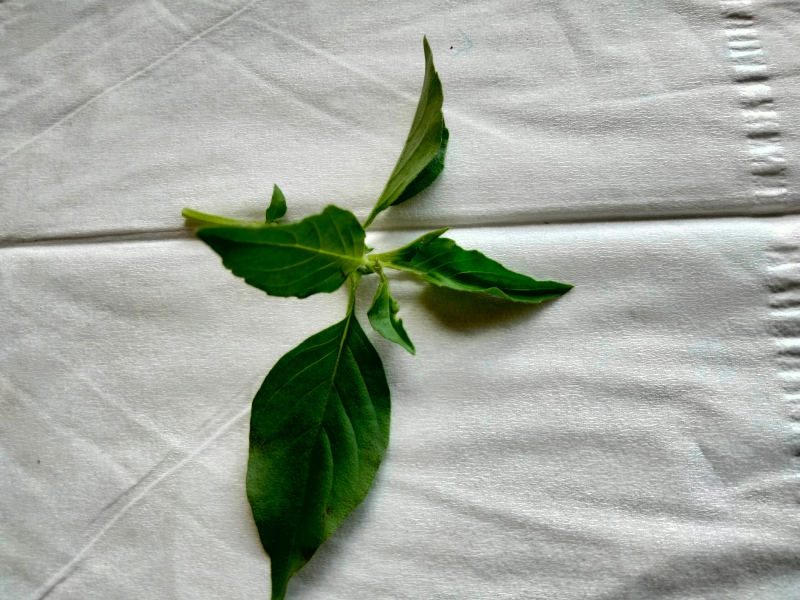
#> input picture belajar_img_processing/Dataset/Kemangi/001.jpg, 1600 x 1200 px (shown at 1/2 size); its folder holds only this picture in this run
$ python get_all_files.py
#> lines starting #> are read from the running program, lines starting #| are printed output that depends on the picture
import cv2
import numpy as np
import glob

imdir = 'Dataset/Kemangi/'
ext = ['png', 'jpg', 'gif']    # Add image formats here\n",

files = []
[files.extend(glob.glob(imdir + '*.' + e)) for e in ext]

images = [cv2.imread(file) for file in files]
#> images = 1 item
# adjust contrast to all of them nd save to different location
i = 1
for img in images:
    im_resized = cv2.resize(img, (400, 400))
    im_adjusted = cv2.addWeighted(im_resized, 1.5, np.zeros(im_resized.shape, im_resized.dtype), 0, -200)
    im_adjusted = cv2.addWeighted(img, 1.5, np.zeros(img.shape, img.dtype), 0, -100)
    im_name = "Dataset/anjust kemangi/" + str(i) + ".jpg"
    cv2.imwrite(im_name, im_adjusted)
    i+=1
#> this loop made 1 pass
#> (im_name, i) on pass 1: ('Dataset/anjust kemangi/1.jpg', 2)
#> pass 1, `im_resized = cv2.resize(img, (400, 400))`:
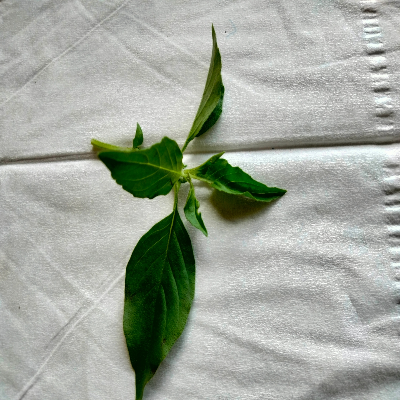
#> im_resized: shape (400, 400, 3); mean B, G, R 158.1, 168.1, 162.2
#> pass 1, `im_adjusted = cv2.addWeighted(im_resized, 1.5, np.zeros(im_resized.sha..`:
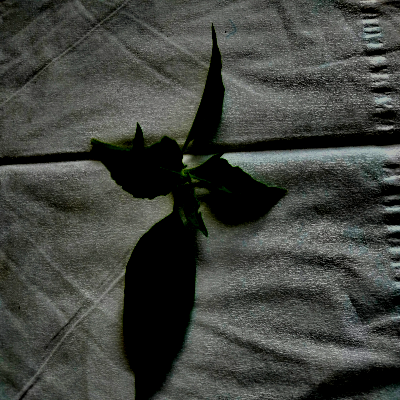
#> im_adjusted: shape (400, 400, 3); mean B, G, R 62.1, 66.9, 64.4
#> pass 1, `im_adjusted = cv2.addWeighted(img, 1.5, np.zeros(img.shape, img.dtype)..`:
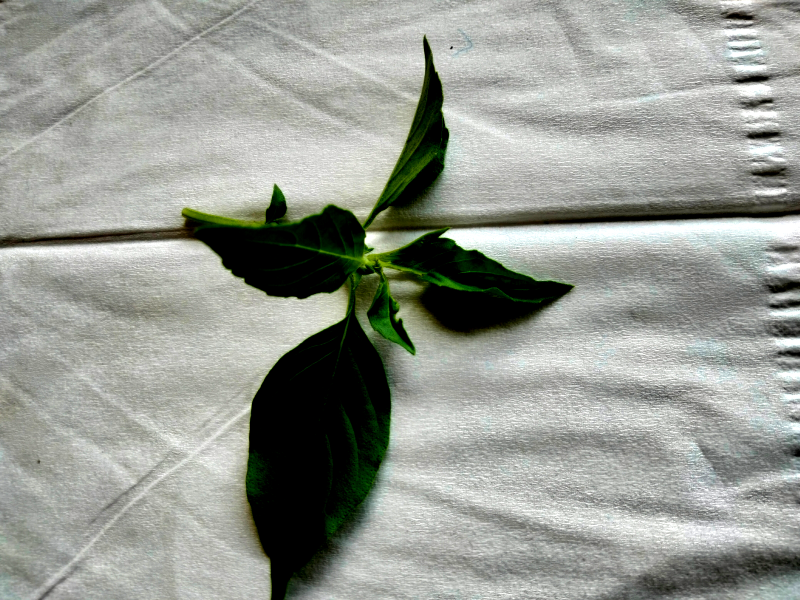
#> im_adjusted: shape (1200, 1600, 3) (shown at 1/2 size); mean B, G, R 147.2, 154.4, 150.8
#> after the loop, i = 2

$ run again, on belajar_img_processing/Dataset/Kemangi/005.jpg
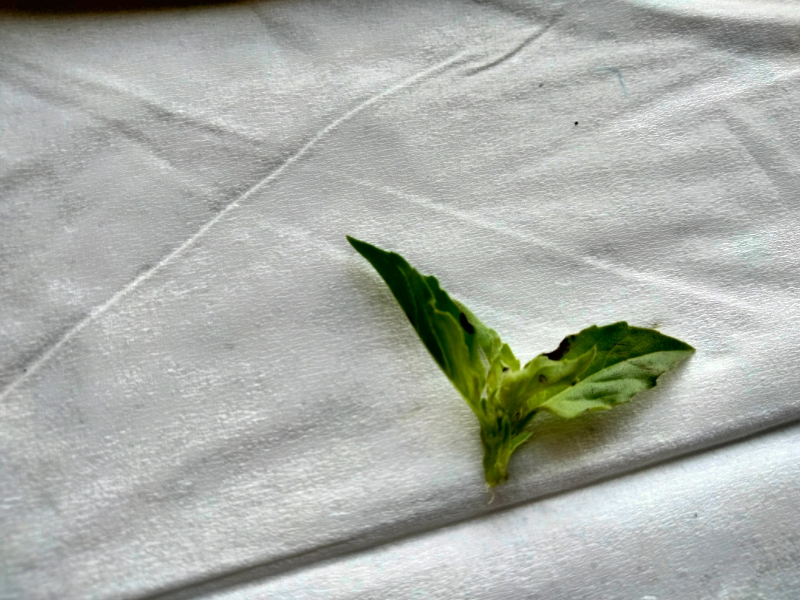
#> input picture belajar_img_processing/Dataset/Kemangi/005.jpg, 1600 x 1200 px (shown at 1/2 size)
#> images = 1 item
#> the loop `for img in images:` made 1 pass
#> (im_name, i) on pass 1: ('Dataset/anjust kemangi/1.jpg', 2)
#> pass 1, `im_resized = cv2.resize(img, (400, 400))`:
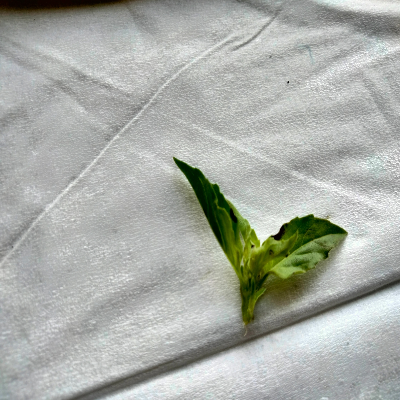
#> im_resized: shape (400, 400, 3); mean B, G, R 167.7, 173.7, 170.2
#> pass 1, `im_adjusted = cv2.addWeighted(img, 1.5, np.zeros(img.shape, img.dtype)..`:
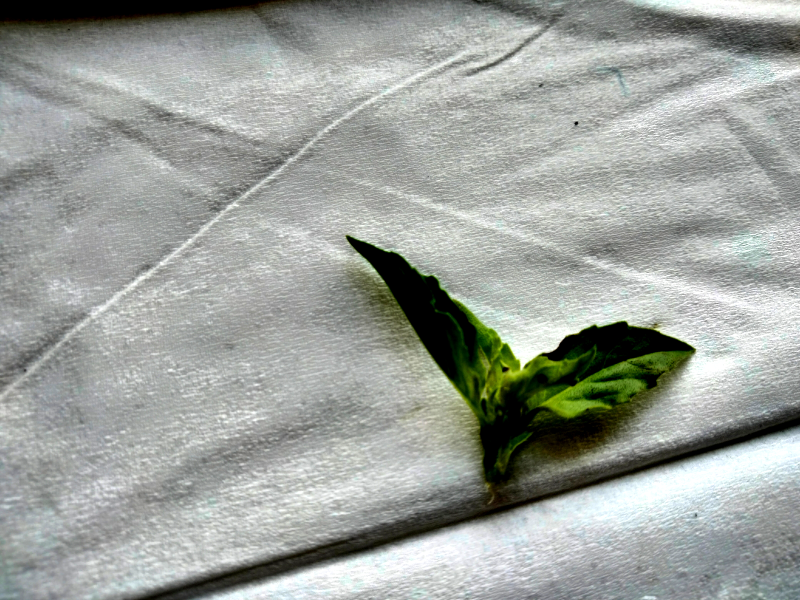
#> im_adjusted: shape (1200, 1600, 3) (shown at 1/2 size); mean B, G, R 156.1, 161.3, 156.9
#> after the loop `for img in images:`: i = 2

$ run again, on belajar_img_processing/Dataset/Kemangi/006.jpg
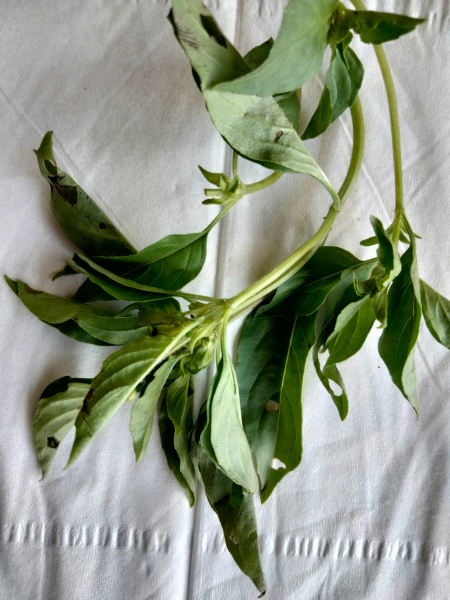
#> input picture belajar_img_processing/Dataset/Kemangi/006.jpg, 900 x 1200 px (shown at 1/2 size)
#> images = 1 item
#> the loop `for img in images:` made 1 pass
#> (im_name, i) on pass 1: ('Dataset/anjust kemangi/1.jpg', 2)
#> pass 1, `im_resized = cv2.resize(img, (400, 400))`:
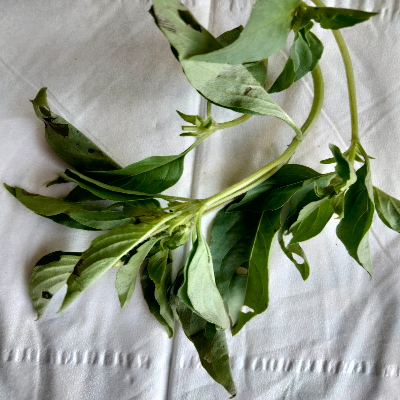
#> im_resized: shape (400, 400, 3); mean B, G, R 131.2, 150.3, 142.3
#> pass 1, `im_adjusted = cv2.addWeighted(img, 1.5, np.zeros(img.shape, img.dtype)..`:
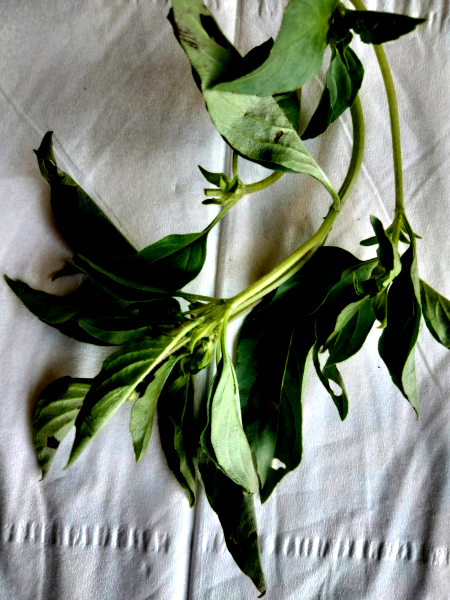
#> im_adjusted: shape (1200, 900, 3) (shown at 1/2 size); mean B, G, R 116, 130.6, 123.2
#> after the loop `for img in images:`: i = 2

$ run again, on belajar_img_processing/Dataset/Kemangi/007.jpg
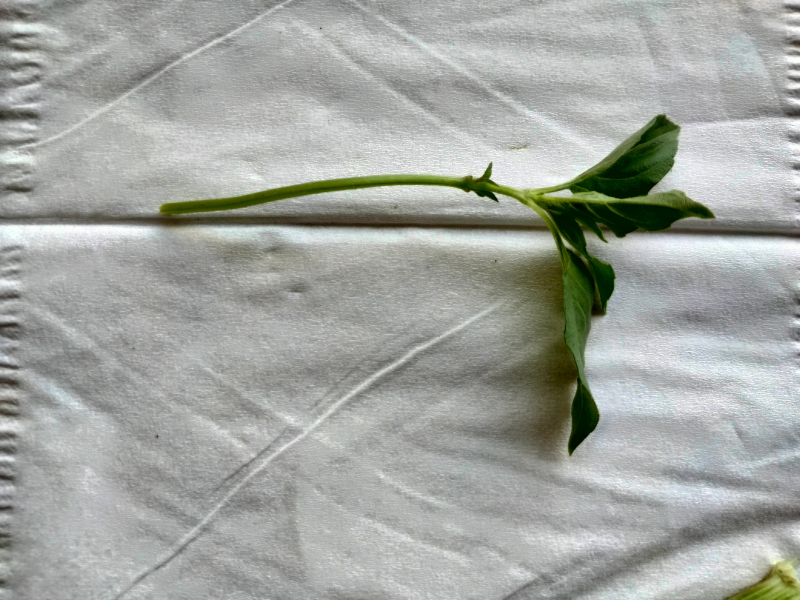
#> input picture belajar_img_processing/Dataset/Kemangi/007.jpg, 1600 x 1200 px (shown at 1/2 size)
#> images = 1 item
#> the loop `for img in images:` made 1 pass
#> (im_name, i) on pass 1: ('Dataset/anjust kemangi/1.jpg', 2)
#> pass 1, `im_resized = cv2.resize(img, (400, 400))`:
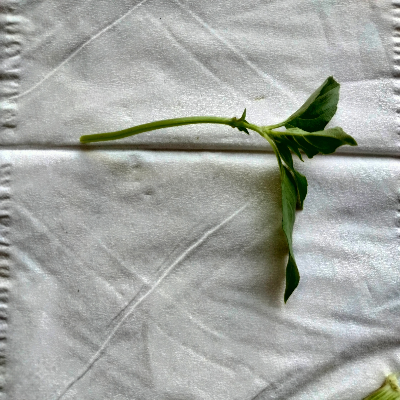
#> im_resized: shape (400, 400, 3); mean B, G, R 160.7, 165.7, 162.6
#> pass 1, `im_adjusted = cv2.addWeighted(img, 1.5, np.zeros(img.shape, img.dtype)..`:
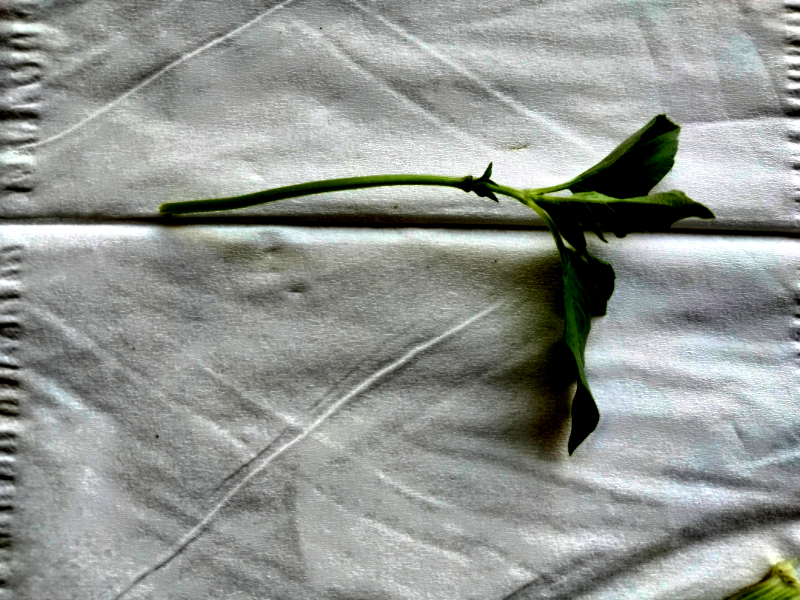
#> im_adjusted: shape (1200, 1600, 3) (shown at 1/2 size); mean B, G, R 144.9, 149.2, 145.6
#> after the loop `for img in images:`: i = 2

$ run again, on belajar_img_processing/Dataset/Kemangi/002.jpg
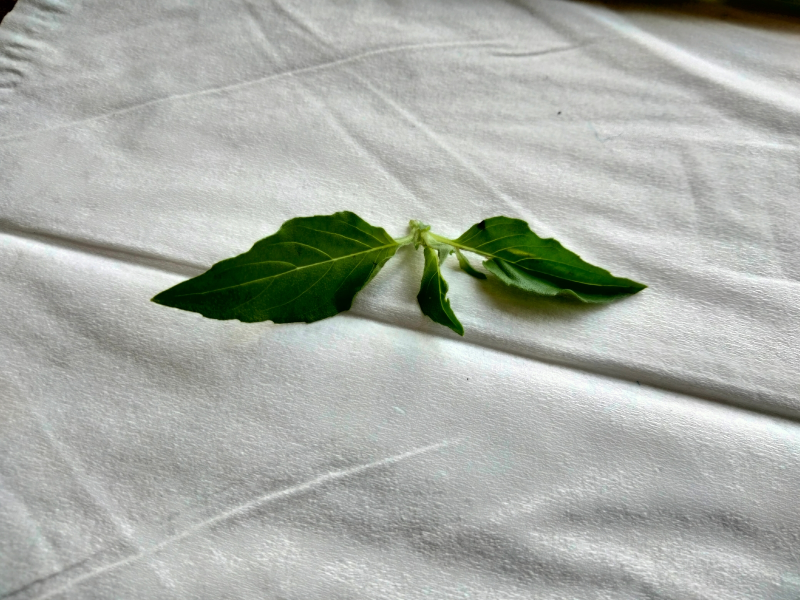
#> input picture belajar_img_processing/Dataset/Kemangi/002.jpg, 1600 x 1200 px (shown at 1/2 size)
#> images = 1 item
#> the loop `for img in images:` made 1 pass
#> (im_name, i) on pass 1: ('Dataset/anjust kemangi/1.jpg', 2)
#> pass 1, `im_resized = cv2.resize(img, (400, 400))`:
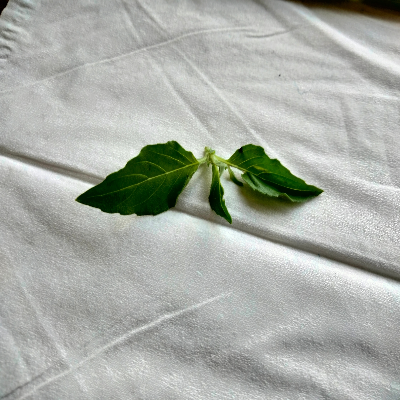
#> im_resized: shape (400, 400, 3); mean B, G, R 166.8, 173.4, 169.5
#> pass 1, `im_adjusted = cv2.addWeighted(img, 1.5, np.zeros(img.shape, img.dtype)..`:
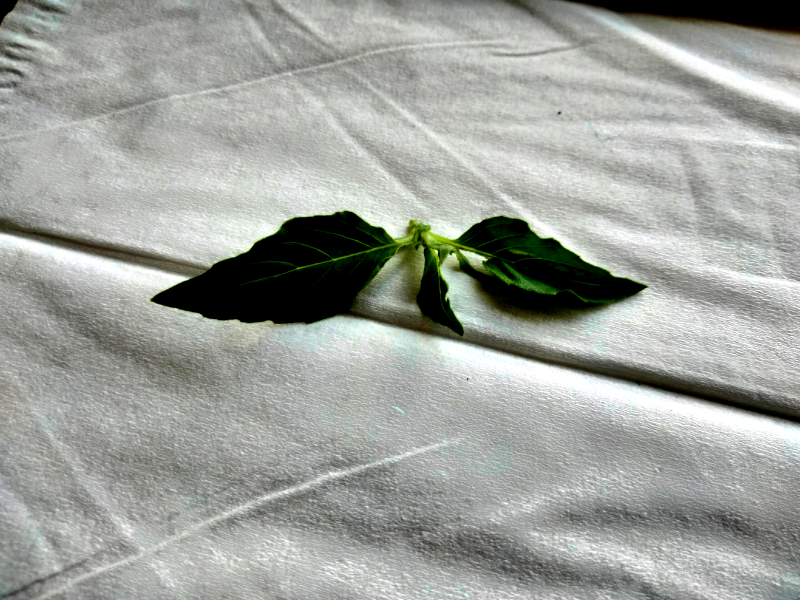
#> im_adjusted: shape (1200, 1600, 3) (shown at 1/2 size); mean B, G, R 156.1, 161.7, 158.2
#> after the loop `for img in images:`: i = 2
